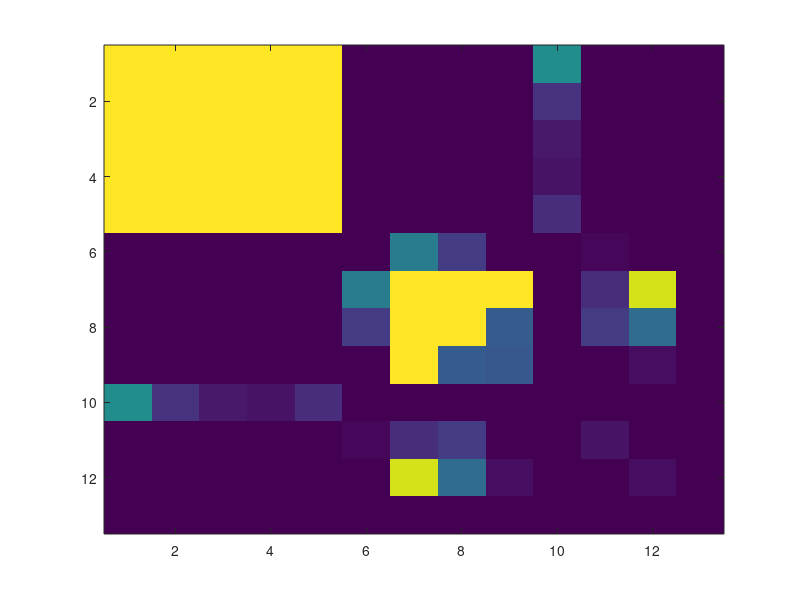
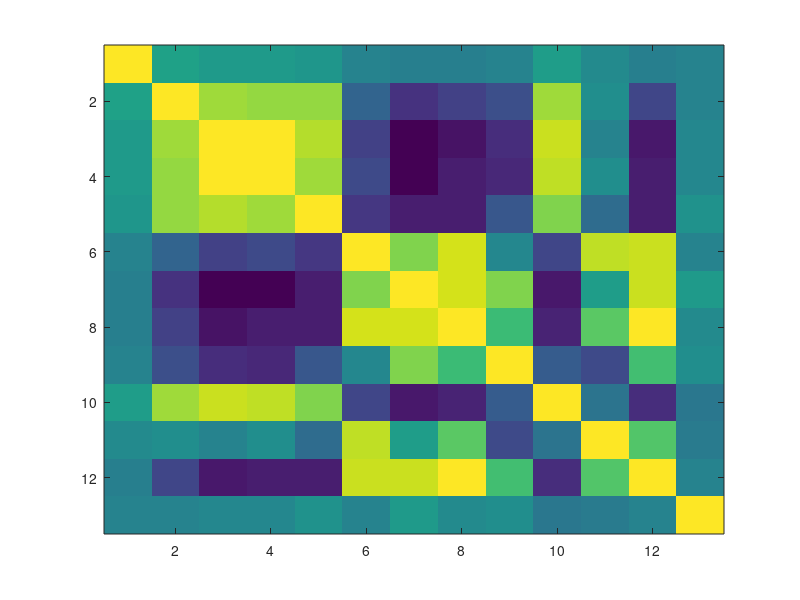

Write the MATLAB code that produced these figures, in order. (Note: this script raises an error after producing the figures.)
%% Load data
load countrydata
data = double(countrydata); % 13*105
class = countryclass; %105*1

%% covariance matrix
% number of samples 105
n = size(data,2);

mu = mean(data,2)'; %1*13
mean_subtract = data' - mu; %105*13
covD = (mean_subtract.' * mean_subtract) / (n-1) %13*13
%cov(data');
image(covD);

%% correlation matrix

% convert cov to corr
% standard deviations of each variable
var_sqrt = sqrt(diag(covD));
Inv = (1 ./ var_sqrt); %13*1
corrD = Inv' .* (Inv .* covD)
%corr(data');
figure;
image(corrD);
imagesc(corrD);

%% run PCA
% normalize each variable
%inverse_sum = 1./sum(data,2); 
%dataNorm = inverse_sum .* data;
[K,N] = size(data);
  means = sum(data,2) / N;
  centered = data - means * ones(1,N);
  vars = sum(centered.^2, 2) / (N-1);
  dataNorm = centered ./ (sqrt(vars) * ones(1,N));

[W_pca,Dsort,idx] = pca(dataNorm);

%% first two principal components
x = W_pca(:,1)' * dataNorm(:,:);
y = W_pca(:,2)' * dataNorm(:,:);

% Colourize it according to the given classification.
% find the indexs of each class {0,1,2}
x0 = x(find(class==0));
x1 = x(find(class==1));
x2 = x(find(class==2));

y0 = y(find(class==0));
y1 = y(find(class==1));
y2 = y(find(class==2));
% plot the data
figure;
plot(y0, x0, 'bo', 'markersize', 10, 'linewidth', 3);hold on;
plot(y1, x1, 'ro', 'markersize', 10, 'linewidth', 3); 
plot(y2, x2, 'go', 'markersize', 10, 'linewidth', 3);
title('PCA with first two principal components')
x41
%% run FLD
[W_fld,Dsort,idx] = fld(dataNorm, class);

%% first two principal components
a = W_fld(:,1)' * dataNorm(:,:);
b = W_fld(:,2)' * dataNorm(:,:);

% Colourize it according to the given classification.
% only consider the industrialized and the developing countries
% find the indexs of each class {0,2}
a0 = a(find(class==0));
a1 = a(find(class==1));
a2 = a(find(class==2));

b0 = b(find(class==0));
b1 = b(find(class==1));
b2 = b(find(class==2));
% plot the data
figure;
plot(b0, a0, 'bo', 'markersize', 10, 'linewidth', 3);hold on;
plot(a1,b1,  'ro', 'markersize', 10, 'linewidth', 3); 
plot(b2, a2, 'go', 'markersize', 10, 'linewidth', 3);
title('FLD with first two principal components')

